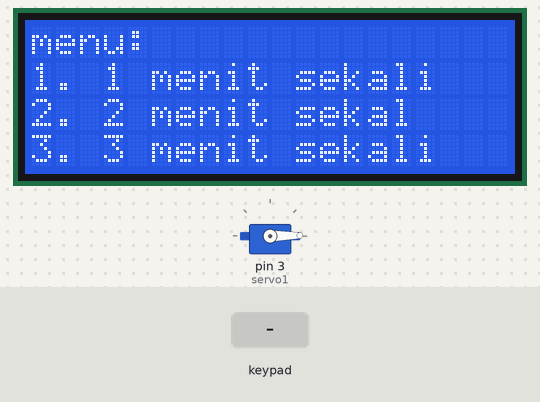
A sketch run on a simulated Arduino Uno, built with avr-gcc and run on an emulated ATmega328P. Shown: servo, 20×4 character LCD. The inputs (shaded band) are chosen by the test bench.

Above: at 2.3 s.
2.4 s: key '1' pressed
At 4.6 s:
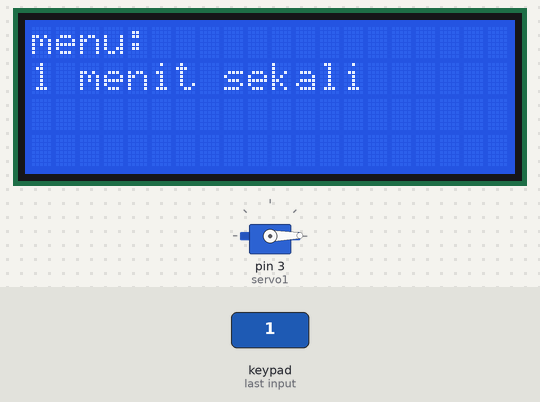
5.0 s: keypad keys 1 3 1 2 1 1 1 0 pressed 0.4 s apart
At 5.15 s:
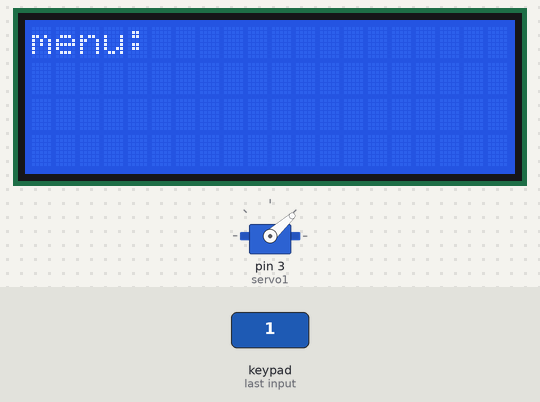
9.7 s: key '2' pressed
12.7 s: key '9' pressed
14.2 s: keypad keys 1 3 1 2 1 1 1 0 * pressed 0.4 s apart
At 20.05 s:
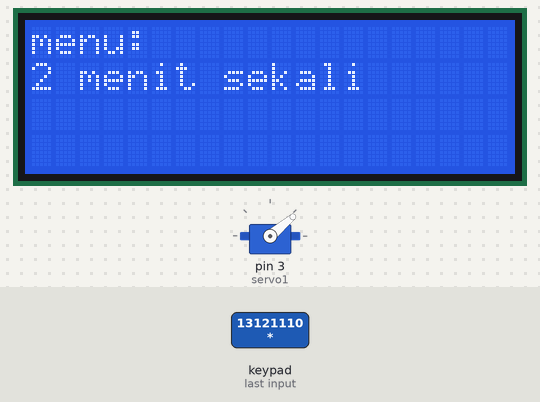
Timing chart, 0 to 21.8 s (numbered marks = the images above; inputs shaded):
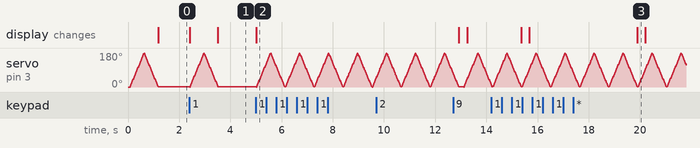

Measured:
- after the input at 2.4 s, the display: first changes at once (image 1 shows a later state)

The sketch:

4x4.ino
```cpp
#include <LiquidCrystal.h>
#include <Keypad.h>
#include <Servo.h>

long feed_time1 = 60000;
long feed_time2 = 2 * 60000;
long feed_time3 = 3 * 60000;

long endtime;
long now;
int pos = 0; // tambahkan deklarasi variabel pos

const byte ROWS = 4; // rows
const byte COLS = 4; // columns
char keys[ROWS][COLS] = {
  {'7', '8', '9', '/'},
  {'4', '5', '6', '*'},
  {'1', '2', '3', '-'},
  {'C', '0', '=', '+'}
};

byte rowPins[ROWS] = {9, 8, 7, 6}; //konek ke row pinouts  keypad
byte colPins[COLS] = {13, 12, 11, 10}; //konek column pinouts  keypad

LiquidCrystal lcd(A0, A1, A2, A3, A4, A5);
Keypad keypad = Keypad( makeKeymap(keys), rowPins, colPins, ROWS, COLS );
Servo servo1;

int menuOption = 0;

void setup() {
  servo1.attach(3);
  servo1.write(0);
  lcd.begin(20, 4);
  displayMenu();
}

void loop() {
  char key = keypad.getKey();

  if (key) {
    switch(key) {
      case '1':
        menuOption = 1;
        displayMenu();
        break;
      case '2':
        menuOption = 2;
        displayMenu();
        break;
      case '3':
        menuOption = 3;
        displayMenu();
        break;
      case '9':
        menuOption = 0; // kembali ke main menu
        displayMenu();
        break;
      default:
        break;
    }
  }
  if (menuOption != 0 && millis() >= endtime) {
    displayMenu();
  }
}

void displayMenu() {
  lcd.clear();
  lcd.setCursor(0, 0);
  lcd.print("menu:");

//servo gerak
  for(pos = 0; pos < 180; pos += 1) {
    servo1.write(pos);
    delay(3);
  }
  for(pos = 180; pos >= 1; pos -= 1) {
    servo1.write(pos);
    delay(3);
  }

  // Reset waktu
  now = millis();

  switch(menuOption) {
    case 0:
      lcd.setCursor(0, 1);
      lcd.print("1. 1 menit sekali");
      lcd.setCursor(0, 2);
      lcd.print("2. 2 menit sekal");
      lcd.setCursor(0, 3);
      lcd.print("3. 3 menit sekali");
      break;
    case 1:
      lcd.setCursor(0, 1);
      lcd.print("1 menit sekali");
      endtime = now + feed_time1;
      break;
    case 2:
      lcd.setCursor(0, 1);
      lcd.print("2 menit sekali");
      endtime = now + feed_time2;
      break;
    case 3:
      lcd.setCursor(0, 1);
      lcd.print("3 menit sekali");
      endtime = now + feed_time3;
      break;
    default:
      break;
  }
}
```
